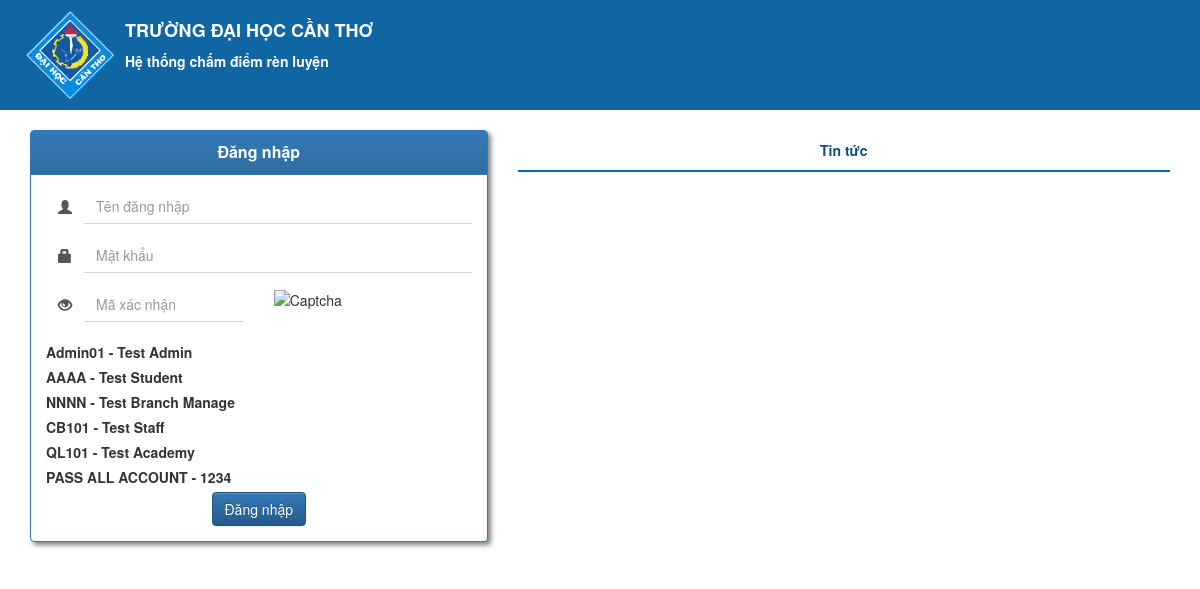
The page /controller/account/account.login.php on the database as committed earlier.
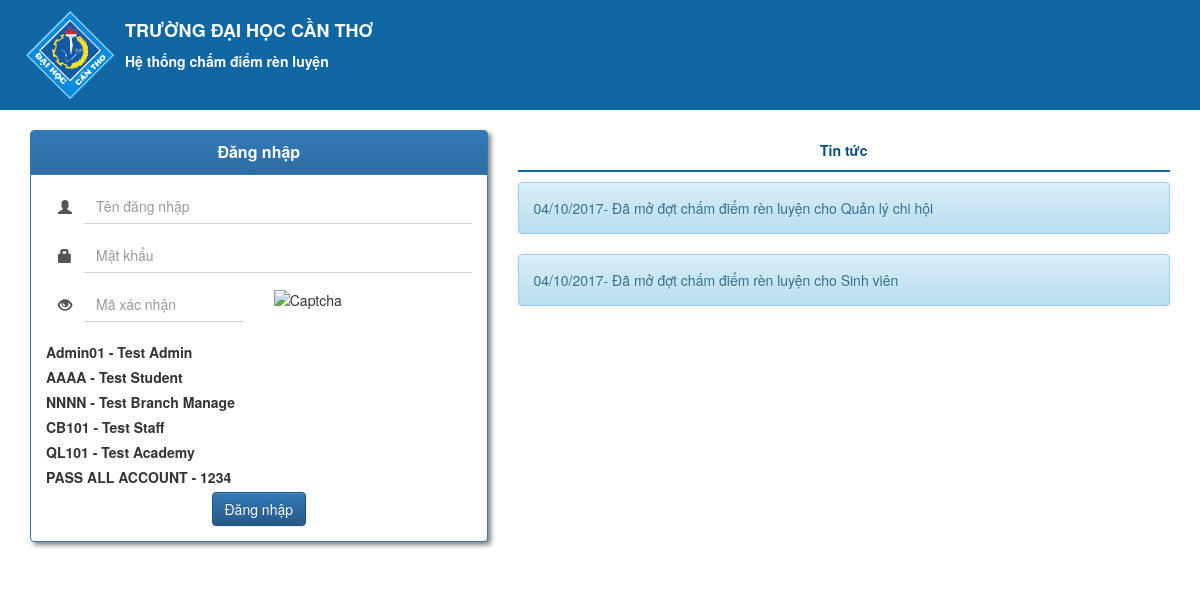
The same page on the database as committed later.
### tables this page shows
CREATE TABLE IF NOT EXISTS `CalendarScoring` (
  `openDate` DATE NOT NULL,
  `closeDate` DATE NOT NULL,
  `Permission_position` VARCHAR(200) NOT NULL,
  PRIMARY KEY (`Permission_position`, `openDate`, `closeDate`),
  INDEX `fk_CalendarScoring_Permission1_idx` (`Permission_position` ASC),
  CONSTRAINT `fk_CalendarScoring_Permission1`
    FOREIGN KEY (`Permission_position`)
    REFERENCES `Permission` (`position`)
    ON DELETE NO ACTION
    ON UPDATE NO ACTION);

### controller/account/account.login.php (called while the page is built, shortened)
<?php
$rootUri = dirname(dirname(__DIR__));
require_once $rootUri . '/helper/account.helper.php';
?>
<?php require_once $rootUri . '/view/account/login.header.php'?>
<?php require_once $rootUri . '/view/account/login.view.php'?>
<?php require_once $rootUri . '/view/account/login.footer.php'?>

### model/PermissionMod.php (called while the page is built, shortened)
<?php
class PermissionMod
{
    private $connSql;
    function __construct()
    {
        $this->connSql = new ConnectToSQL();
    }
    public function getPermission()
    {
        $sql = "SELECT DISTINCT * FROM Permission GROUP BY Position";
        $this->connSql->Connect();
        $result = $this->connSql->conn->query($sql);
        if ($result->num_rows > 0) {
            $k = 0;
            $list = array();
            while ($row = $result->fetch_assoc()) {
                $permission = new PermissionObj();
                $permission->setPosition($row["position"]);
                $permission->getPower($row["power"]);
                $permission->getSelected($row["selected"]);
                $list[$k] = $permission;
                $k++;
            }
        } else {
             return [];
        }
        $this->connSql->Stop();
        return $list;
    }
    }
?>

### model/ConnectToSQL.php (called while the page is built, shortened)
<?php
Class ConnectToSQL
{
    public function Connect()
    {
        $this->conn = new mysqli('localhost', 'root','', 'managementscore');
    }
}
?>

### model/PermissionObj.php (called while the page is built, shortened)
<?php
class PermissionObj{
		private $position;
		private $power;
		private $selected;
		public function setPosition($position){
			$this->position = $position;
		}
		public function getPosition(){
			return $this->position;
		}
   		 public function getSelected(){
        return $this->selected;
   		 }
		public function getPower(){
			return $this->power;
		}
	}
?>

### model/CalendarScoringMod.php (called while the page is built, shortened)
<?php
  class CalendarScoringMod{
    function __construct(){
      $this->conn2sql = new ConnectToSQL();
    }
    public function getCalendarWithPermissionPosition($Permission_position){
      $sql = "SELECT * FROM `calendarscoring` WHERE `Permission_position` = '".$Permission_position."'";
      $this->conn2sql->Connect();
      $result = $this->conn2sql->conn->query($sql);
      $this->conn2sql->Connect();
      $result = $this->conn2sql->conn->query($sql);
      $this->conn2sql->Stop();
      $row = $result->fetch_row();
      if($result->num_rows == 0){
        return [];
      }
      $i = 0;
      $arr = array(
        'openDate'=> $row[$i++],
        'closeDate'=> $row[$i++],
        'Permission_position'=> $row[$i++]
      );
      return $arr;
    }
  }
 ?>

### view/account/login.view.php (the view, shortened to what this page needs)
<div class="container-fluid">
	<div class="col-sm-5 div-login">
		<div class="panel panel-primary">
			<div class="panel-heading text-center">
				<span class="panel-title"><strong>Đăng nhập</strong></span>
			</div>
			<div class="panel-body">
				<form method="post" id="form-login">
					<div class="form-group input-group">
                        <span class="input-group-addon">
                            <i class="glyphicon glyphicon-user"></i>
                        </span>
						<input name="username" required placeholder="Tên đăng nhập" class="form-control">
					</div>
					<div class="form-group input-group">
                        <span class="input-group-addon">
                            <i class="glyphicon glyphicon-lock"></i>
                        </span>
						<input type="password" required name="password" placeholder="Mật khẩu" class="form-control">
					</div>
					<div class="row">
						<div class="col-sm-6">
							<div class="input-group">
                            <span class="input-group-addon">
                            <i class=" glyphicon glyphicon-eye-open"></i>
                        </span>
								<input name="captcha" required placeholder="Mã xác nhận" class="form-control">
							</div>
						</div>
						<div class="col-sm-6">
							<img src="../../controller/account/security/captcha.img.php" alt="Captcha" title="Click vào để đổi" data-toggle="tooltip" id="captcha">
						</div>
					</div>
					<br>
                    <label>Admin01 - Test Admin</label><br>
                    <label>AAAA - Test Student</label><br>
                    <label>NNNN - Test Branch Manage</label><br>
                    <label>CB101 - Test Staff</label><br>
                    <label>QL101 - Test Academy </label><br>
                    <label>PASS ALL ACCOUNT  - 1234 </label><br>
					<div class="row text-center">
						<button class="btn btn-primary">Đăng nhập</button>
					</div>
				</form>
			</div>
		</div>
	</div>
	<div class="col-sm-7 div-news">
		<div class="news-header text-center">
			<span><strong>Tin tức</strong></span>
		</div>
		<div class="news-body">
      <?php
			 require_once("../../model/ConnectToSQL.php");
			 require_once("../../model/PermissionObj.php");
			 require_once("../../model/PermissionMod.php");
			 require_once("../../model/CalendarScoringMod.php");
			 $permissionArr = (new PermissionMod())->getPermission();
			 $today = date("Y-m-d");
			 foreach ($permissionArr as $key => $value) {
				 $arr = (new CalendarScoringMod())->getCalendarWithPermissionPosition($value->getPosition());
         if(!empty($arr)){
					if(strcmp($arr['Permission_position'], "Sinh viên") != 0 && strcmp($arr['Permission_position'], "Quản lý chi hội") != 0){
						continue;
				  }
					$open = date("d/m/Y", strtotime($arr['openDate']));
					if(!($today < $arr['openDate'] || $today > $arr['closeDate'])){
						echo '<div class="alert alert-info">'.$open;
						echo '- Đã mở đợt chấm điểm rèn luyện cho '.$arr['Permission_position'];
						echo '</div>';
					}
			   }
		    }
			?>
		</div>
	</div>
</div>

### view/account/login.header.php (shortened to what this page needs)
<!DOCTYPE html>
<html lang="en">
<head>
	<link rel="stylesheet" href="https://maxcdn.bootstrapcdn.com/bootstrap/3.3.7/css/bootstrap.min.css">
	<link rel="stylesheet" href="https://maxcdn.bootstrapcdn.com/bootstrap/3.3.7/css/bootstrap-theme.min.css">
	<link rel="stylesheet" href="../../public/style/style.css">
</head>
<body>
<div class="banner container-fluid">
	<div class="col-sm-2 logo">
		<img src="../../public/img/logo.gif" width="90" alt="">
	</div>
	<div class="banner-title col-sm-10">
		<h4><strong>TRƯỜNG ĐẠI HỌC CẦN THƠ</strong></h4>
		<p><strong>Hệ thống chấm điểm rèn luyện</strong></p>
	</div>
</div>
<br>

### view/account/login.footer.php (shortened to what this page needs)
</body>
</html>

### public/style/style.css (style rules this page uses)
.banner { color: #ffffff; background-color: #1066A2; padding: 10px; }
.banner .logo { width: 100px; }
.banner .banner-title { width: 300px; }
.div-login .panel { -webkit-box-shadow: 3px 3px 5px gray; -moz-box-shadow: 3px 3px 5px gray; box-shadow: 3px 3px 5px gray; }
.div-login .form-control, .div-login .input-group-addon { border-radius: 0; box-shadow: none; background-color: transparent; border: none; }
.div-login .form-control { border-bottom: 1px solid lightgray; }
.div-news .news-header { padding: 10px; color: #094E7E; border-bottom: 2px solid #1066A2; margin-bottom: 10px; }

Rows that differ between the two databases and show on the page:
added calendarscoring: openDate "04/10/2017", Permission_position "Quản lý chi hội"
added calendarscoring: openDate "04/10/2017", Permission_position "Sinh viên"
